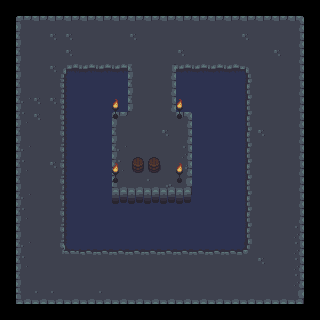

This is a level from a 2D game, rendered from its Tiled map with the project's own tilesets. A one-line summary and the complete map file follow:
An orthogonal 20x20 tile map with 16x16 px tiles, 4 tile layers (Background, Lake, Island, Island Items) and 1 object (Colide).

<map version="1.0.0" orientation="orthogonal" renderorder="right-down" width="20" height="20" tilewidth="16" tileheight="16" nextobjectid="5">
 <tileset firstgid="1" name="Cave" tilewidth="16" tileheight="16" tilecount="552" columns="23">
  <image source="dungeon_tiles.png" width="368" height="384" />
 </tileset>
 <layer name="Background" width="20" height="20">
  <data encoding="csv">
495,495,495,495,495,495,495,495,495,495,495,495,495,495,495,495,495,495,495,495,
495,49,50,50,50,50,50,50,50,50,50,50,50,50,50,50,50,50,53,495,
495,72,73,75,75,74,73,73,75,96,96,96,96,96,96,75,96,74,76,495,
495,72,73,73,75,73,97,73,96,74,97,75,97,73,97,96,96,75,76,495,
495,72,73,75,75,96,73,73,97,74,96,73,97,74,74,75,96,96,76,495,
495,72,96,96,75,75,74,96,96,75,97,74,75,97,73,73,97,96,76,495,
495,95,75,75,75,73,74,96,96,81,96,96,73,97,73,73,74,96,76,495,
495,118,75,73,73,96,75,81,96,96,96,73,75,75,75,75,73,96,76,495,
495,72,73,96,96,74,96,81,96,96,96,73,75,73,75,75,75,73,76,495,
495,95,97,73,74,96,75,81,96,96,96,97,74,97,120,73,96,96,76,495,
495,118,73,75,73,73,96,81,96,96,96,96,97,74,75,73,97,96,76,495,
495,72,97,96,96,74,97,97,75,75,75,96,120,120,74,73,73,96,76,495,
495,95,73,74,74,97,74,97,74,97,75,120,96,96,97,75,97,74,76,495,
495,118,97,73,75,75,73,96,73,97,96,97,75,96,73,96,96,96,76,495,
495,72,73,73,73,73,96,73,74,73,96,73,97,97,96,96,73,73,99,495,
495,95,73,73,75,96,97,75,75,96,97,75,96,97,75,73,73,73,99,495,
495,118,97,73,96,74,97,96,74,73,97,73,96,73,73,96,75,96,99,495,
495,72,73,73,97,97,74,97,73,73,96,73,96,97,73,73,96,73,99,495,
495,141,143,143,142,142,143,142,142,142,142,142,142,142,142,142,142,142,145,495,
495,495,495,495,495,495,495,495,495,495,495,495,495,495,495,495,495,495,495,495
</data>
 </layer>
 <layer name="Lake" width="20" height="20">
  <data encoding="csv">
0,0,0,0,0,0,0,0,0,0,0,0,0,0,0,0,0,0,0,0,
0,0,0,0,0,0,0,0,0,0,0,0,0,0,0,0,0,0,0,0,
0,0,0,0,0,0,0,0,0,0,0,0,0,0,0,0,0,0,0,0,
0,0,0,0,0,0,0,0,0,0,0,0,0,0,0,0,0,0,0,0,
0,0,0,61,62,63,63,63,63,63,63,63,63,63,63,64,0,0,0,0,
0,0,0,153,85,86,86,86,86,86,86,86,86,86,86,87,0,0,0,0,
0,0,0,153,85,86,86,86,86,86,86,86,86,86,86,87,0,0,0,0,
0,0,0,153,85,86,86,86,86,86,86,86,86,86,86,87,0,0,0,0,
0,0,0,176,85,86,86,86,86,86,86,86,86,86,86,87,0,0,0,0,
0,0,0,176,85,86,86,86,86,86,86,86,86,86,86,87,0,0,0,0,
0,0,0,176,85,86,86,86,86,86,86,86,86,86,86,87,0,0,0,0,
0,0,0,176,85,86,86,86,86,86,86,86,86,86,86,87,0,0,0,0,
0,0,0,176,85,86,86,86,86,86,86,86,86,86,86,87,0,0,0,0,
0,0,0,176,85,86,86,86,86,86,86,86,86,86,86,87,0,0,0,0,
0,0,0,176,85,86,86,86,86,86,86,86,86,86,86,87,0,0,0,0,
0,0,0,176,108,109,109,109,109,109,109,109,109,109,109,110,0,0,0,0,
0,0,0,0,0,0,0,0,0,0,0,0,0,0,0,0,0,0,0,0,
0,0,0,0,0,0,0,0,0,0,0,0,0,0,0,0,0,0,0,0,
0,0,0,0,0,0,0,0,0,0,0,0,0,0,0,0,0,0,0,0,
0,0,0,0,0,0,0,0,0,0,0,0,0,0,0,0,0,0,0,0
</data>
 </layer>
 <layer name="Island" width="20" height="20">
  <data encoding="csv">
0,0,0,0,0,0,0,0,0,0,0,0,0,0,0,0,0,0,0,0,
0,0,0,0,0,0,0,0,0,0,0,0,0,0,0,0,0,0,0,0,
0,0,0,0,0,0,0,0,0,0,0,0,0,0,0,0,0,0,0,0,
0,0,0,0,0,0,0,0,0,0,0,0,0,0,0,0,0,0,0,0,
0,0,0,0,0,0,0,0,72,97,76,0,0,0,0,0,0,0,0,0,
0,0,0,0,0,0,0,0,72,97,76,0,0,0,0,0,0,0,0,0,
0,0,0,0,0,0,0,0,72,97,76,0,0,0,0,0,0,0,0,0,
0,0,0,0,0,0,0,49,97,97,97,53,0,0,0,0,0,0,0,0,
0,0,0,0,0,0,0,72,73,97,75,76,0,0,0,0,0,0,0,0,
0,0,0,0,0,0,0,95,96,97,98,99,0,0,0,0,0,0,0,0,
0,0,0,0,0,0,0,118,119,120,121,122,0,0,0,0,0,0,0,0,
0,0,0,0,0,0,0,141,142,143,144,145,0,0,0,0,0,0,0,0,
0,0,0,0,0,0,0,164,165,166,167,168,0,0,0,0,0,0,0,0,
0,0,0,0,0,0,0,0,0,0,0,0,0,0,0,0,0,0,0,0,
0,0,0,0,0,0,0,0,0,0,0,0,0,0,0,0,0,0,0,0,
0,0,0,0,0,0,0,0,0,0,0,0,0,0,0,0,0,0,0,0,
0,0,0,0,0,0,0,0,0,0,0,0,0,0,0,0,0,0,0,0,
0,0,0,0,0,0,0,0,0,0,0,0,0,0,0,0,0,0,0,0,
0,0,0,0,0,0,0,0,0,0,0,0,0,0,0,0,0,0,0,0,
0,0,0,0,0,0,0,0,0,0,0,0,0,0,0,0,0,0,0,0
</data>
 </layer>
 <layer name="Island Items" width="20" height="20">
  <data encoding="csv">
0,0,0,0,0,0,0,0,0,0,0,0,0,0,0,0,0,0,0,0,
0,0,0,0,0,0,0,0,0,0,0,0,0,0,0,0,0,0,0,0,
0,0,0,0,0,0,0,0,0,0,0,0,0,0,0,0,0,0,0,0,
0,0,0,0,0,0,0,0,0,0,0,0,0,0,0,0,0,0,0,0,
0,0,0,0,0,0,0,0,0,0,0,0,0,0,0,0,0,0,0,0,
0,0,0,0,0,0,0,0,0,0,0,0,0,0,0,0,0,0,0,0,
0,0,0,0,0,0,0,197,0,0,0,197,0,0,0,0,0,0,0,0,
0,0,0,0,0,0,0,220,0,0,0,220,0,0,0,0,0,0,0,0,
0,0,0,0,0,0,0,0,0,0,0,0,0,0,0,0,0,0,0,0,
0,0,0,0,0,0,0,0,151,151,152,0,0,0,0,0,0,0,0,0,
0,0,0,0,0,0,0,197,174,174,175,197,0,0,0,0,0,0,0,0,
0,0,0,0,0,0,0,220,0,0,0,220,0,0,0,0,0,0,0,0,
0,0,0,0,0,0,0,0,0,0,0,0,0,0,0,0,0,0,0,0,
0,0,0,0,0,0,0,0,0,0,0,0,0,0,0,0,0,0,0,0,
0,0,0,0,0,0,0,0,0,0,0,0,0,0,0,0,0,0,0,0,
0,0,0,0,0,0,0,0,0,0,0,0,0,0,0,0,0,0,0,0,
0,0,0,0,0,0,0,0,0,0,0,0,0,0,0,0,0,0,0,0,
0,0,0,0,0,0,0,0,0,0,0,0,0,0,0,0,0,0,0,0,
0,0,0,0,0,0,0,0,0,0,0,0,0,0,0,0,0,0,0,0,
0,0,0,0,0,0,0,0,0,0,0,0,0,0,0,0,0,0,0,0
</data>
 </layer>
 <objectgroup name="Colisions">
  <object id="4" name="Lake" type="Colide" x="127.667" y="69.3333">
   <polyline points="0,0 -61,0 -61,179.667 118.333,181 118.667,2.33333 49.3333,1.33333 49,42.3333 64.3333,42 64.3333,123 -15.3333,123 -15,43.6667 -0.333333,43 0,0.666667" />
  </object>
 </objectgroup>
</map>
